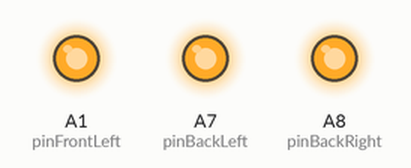
Recording of a sketch running on a simulated Arduino Mega 2560, built with avr-gcc and run on an emulated ATmega2560. On the bench: output pins drawn as LEDs (lit = HIGH). Pins used as bus, display or sensor lines are not drawn.

Above: at 0.1 s.
Timing chart, 0 to 1.6 s (numbered marks = the images above):
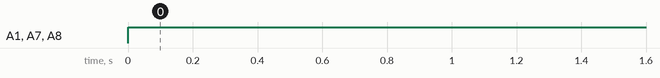

Measured:
- by itself, A1 (pinFrontLeft), A7 (pinBackLeft), A8 (pinBackRight): LOW → HIGH at 0.00 s

The sketch:

carRotationLEDsTest.ino
```cpp
/**
 *@Author Group Ella
 * This class represent the implementation of turning light test.
*/

//declaring the LEDs veriables
const int pinFrontLeft = A1;
const int pinFrontRight = A0;
const int pinBackRight= A8;
const int pinBackLeft = A7;

/**
 *This method implements the connections and starting up for LEDs
*/
void setup() {
  //initialising the LEDs
  pinMode(pinFrontRight, OUTPUT);
  pinMode(pinFrontLeft, OUTPUT);
  pinMode(pinBackRight, OUTPUT);
  pinMode(pinBackLeft, OUTPUT);
}

/**
 * This method implements the looping of functions of LEDs
*/
void loop() {
  digitalWrite(pinFrontRight, HIGH);
  digitalWrite(pinBackRight, HIGH);
  digitalWrite(pinBackLeft, HIGH);
  digitalWrite(pinFrontLeft, HIGH);
}
```
